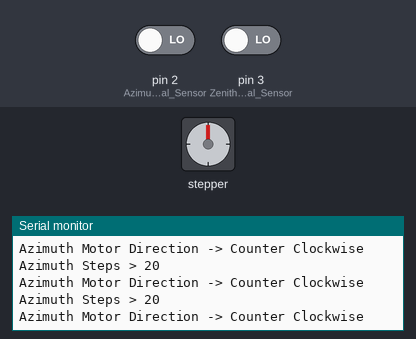
Bench run of a sketch on a simulated Arduino Uno, built with avr-gcc and run on an emulated ATmega328P. Shown: stepper motor, the last lines printed to the serial monitor. Wiring (inferred from the names in the program): stepper motor (2048 steps per turn assumed): coils pin 4, pin 5, pin 6, pin 7. The inputs (shaded band) are chosen by the test bench; at power-on: pin 2 (Azimuth_Optical_Sensor) LOW, pin 3 (Zenith_Optical_Sensor) LOW.

Above: at 1.3 s.
1.4 s: pin 2 (Azimuth_Optical_Sensor) driven HIGH
At 1.9 s:
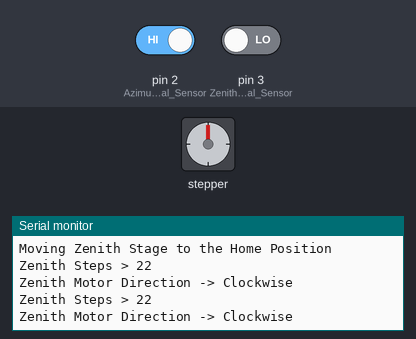
3.0 s: pin 3 (Zenith_Optical_Sensor) driven HIGH
4.6 s: pin 3 (Zenith_Optical_Sensor) driven LOW
At 4.86 s:
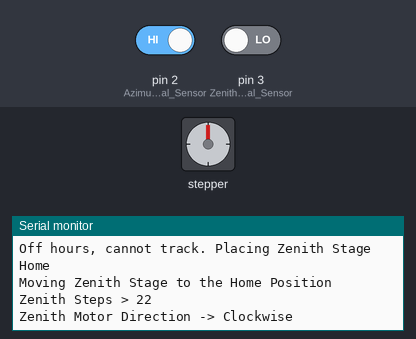
Timing chart, 0 to 7.6 s (numbered marks = the images above; inputs shaded):
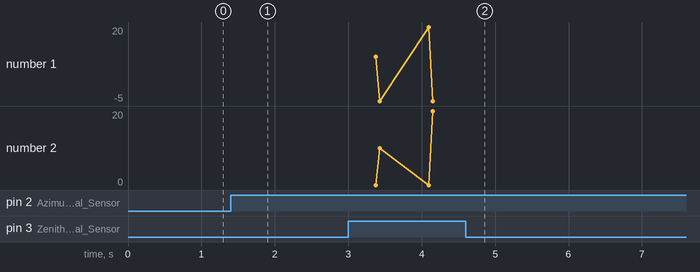

Measured:
- after the input at 1.4 s, the serial monitor: prints a new line after 0.11 s (image 1)

The sketch:

Solar_Tracker.ino
```cpp
/*
  Course: MECH ENG 4B03 - Fall 2017
  Instructor: Dr. Khalil
  Team #: 7
  Group Members: David Cleave, Efe Ijevu, Jordan Hebbert, Jared Rayner, Janak Patel, Nisarg Patel
  Project Description: Heliostat Solar Tracker
  McMaster University
*/


#include <Wire.h>
#define Azimuth_Motor_Direction 7 // LOW = CW , HIGH = CCW
#define Azimuth_Motor_Clock 6
#define Zenith_Motor_Direction 5 // LOW = CW, HIGH = CCW. Move zenith down -> CW, Move zenith up -> CCW
#define Zenith_Motor_Clock 4
#define Azimuth_Optical_Sensor 2 // HIGH = Triggered
#define Zenith_Optical_Sensor 3 // HIGH = Triggered
#define Stepper_Motor_Delay 5

#define pi 3.1415926535897932384
#define twoPI (2.0*pi)
#define rad (pi/180.0)
#define dEarthRadius 6371.01 // in km
#define dAstroUnit 149597890 // in km

#define NormalControlFrequency 10000
#define DebugControlFrequency 100
#define DebugMultiplier 10

//Use decimal format (Latitude = 43 + 26.0181/60 = 43.434; Longitude = -1 * (79 degrees + 92.0892/60) = -80.535;)
const double MCMASTERLATITUDE = 43.434;
const double MCMASTERLONGITUDE = -80.535;

int ControlFrequency = NormalControlFrequency;
int Mode = 0;
int AzimuthErrorFlag = 1; // 1 = Error, 0 = No Error
int ZenithErrorFlag = 1; // 1 = Error, 0 = No Error

struct cTime
{
  int iYear;
  int iMonth;
  int iDay;
  double dHours;
  double dMinutes;
  double dSeconds;
};

struct cLocation
{
  double dLongitude;
  double dLatitude;
};

struct cSunCoordinates
{
  double dZenithAngle;
  double dAzimuth;
};

// Initialize all the structs to be used later in the code
struct cTime utcTime;
struct cLocation utcLocation;
struct cSunCoordinates utcSunCoordinates;
struct cSunCoordinates utcCurrentPosition;

void setup()
{
  Serial.begin(9600); // initialize the serial port
  Wire.begin(); // Initialize the transmission process

  /* Print message on the serial monitor */
  Serial.println("SolarTracker v4.4");
  Serial.println("Serial Connection Initalized");
  Serial.println("");

  /* Initialize all Sensors and Actuators for the Azimuth Stage */

  // Initialize Azimuth Stage Motors as OUTPUT
  pinMode(Azimuth_Motor_Direction, OUTPUT);
  pinMode(Azimuth_Motor_Clock, OUTPUT);

  // Initialize Azimuth Stage Opto Sensor as INPUT
  pinMode(Azimuth_Optical_Sensor, INPUT);

  /* Initialize all Sensors and Actuators for the Zenith Stage */
  // Initialize Zenith Stage Motors as OUTPUT
  pinMode(Zenith_Motor_Direction, OUTPUT);
  pinMode(Zenith_Motor_Clock, OUTPUT);

  // Initialize Zenith Stage Opto Sensor as INPUT
  pinMode(Zenith_Optical_Sensor, INPUT);

  /* Home Azimuth and Zenith Stage */
  home_azimuth("CCW"); // Calls the homing function to home zenith
  //setTime();
  //move_azimuth("CCW",180);
  home_zenith("CW");
  //move_zenith("CCW",90);

  setDebugMode();


  utcLocation.dLatitude = MCMASTERLATITUDE;
  utcLocation.dLongitude = MCMASTERLONGITUDE;

  Serial.println("Location: McMaster University, Hamilton, ON");
  Serial.print("Latitude (Decimal Format): ");
  Serial.println(utcLocation.dLatitude);
  Serial.print("Longitude (Decimal Format): ");
  Serial.println(utcLocation.dLongitude);
  Serial.println("");
}

void loop()
{
  while(AzimuthErrorFlag && ZenithErrorFlag) // Error Homing Stages then get stuck in this loop and do not go further
  {
    Serial.println("Error in homing one of the stages");
  }
  getCurrentTime();
  Serial.print("Current Azimuth = ");
  Serial.println(utcCurrentPosition.dAzimuth);
  Serial.print("Current Zenith = ");
  Serial.println(utcCurrentPosition.dZenithAngle);
  beginTracking();
  //delay(ControlFrequency);
}

void home_azimuth(String motor_direction) // This function will place the Azimuth stage to the home position
{
  Serial.println("Moving Azimuth Stage to the Home Position");
  for (int i = 0; i <= 360; i++)
  {
    //Serial.print("i > ");
    //Serial.print(i);
    //Serial.println("");
    if (digitalRead(Azimuth_Optical_Sensor) == HIGH) // Sensor Triggered
    {
      Serial.println("Azimuth Stage = Home Position");
      utcCurrentPosition.dAzimuth = 90.0;
      AzimuthErrorFlag = 0;
      return;
    }
    else
    {
      if (motor_direction == "CCW")
      {
        move_azimuth("CCW", 1); // Move the Azimuth Stage with a precision of 1 degree
      }
      else
      {
        move_azimuth("CW", 1); // Move the Azimuth Stage with a precision of 1 degree
      }
    }
  }
  Serial.println("ERROR: Aziumth Stage moved from 0 - 270 degrees CCW, Home Position not reached. Try cleaning the optical sensor or perhaps go in CCW position.");
}

void home_zenith(String motor_direction)
{
  Serial.println("Moving Zenith Stage to the Home Position");
  for (int i = 0; i <= 90; i++)
  {
    //Serial.print("i > ");
    //Serial.print(i);
    //Serial.println("");
    if (digitalRead(Zenith_Optical_Sensor) == HIGH) // Sensor Triggered
    {
      Serial.println("Zenith Stage = Home Position");
      utcCurrentPosition.dZenithAngle = 90.0;
      ZenithErrorFlag = 0;
      return;
    }
    else
    {
      if (motor_direction == "CCW")
      {
        move_zenith("CCW", 1); // Move the Zenith Stage with a precision of 1 degree
      }
      else
      {
        move_zenith("CW", 1); // Move the Zenith Stage with a precision of 1 degree
      }
    }
  }
  Serial.println("ERROR: Zenith Stage moved from 0 - 90 degrees CW, Home Position not reached. Try cleaning the optical sensor or perhaps go in CCW position.");
}

void move_azimuth(String motor_direction, double azimuth_move_degrees) // This function will send a signal to the stepper motor to move the azimuth stage
{
  /* Convert degrees to the # of steps */
  int azimuth_steps = (azimuth_move_degrees / 0.05);
  Serial.print("Azimuth Steps > ");
  Serial.print(azimuth_steps);
  Serial.println("");

  /* Set Direction PIN on Azimuth Stage */
  if (motor_direction == "CW")
  {
    digitalWrite(Azimuth_Motor_Direction, LOW); // LOW = Clock Wise direction
    Serial.println("Azimuth Motor Direction -> Clockwise");
  }
  else if (motor_direction == "CCW")
  {
    digitalWrite(Azimuth_Motor_Direction, HIGH); // HIGH = Counter Clock Wise direction
    Serial.println("Azimuth Motor Direction -> Counter Clockwise");
  }
  else
  {
    Serial.println("ERROR: motor direction not specified properly...setting Azimuth to CW");
    motor_direction = "CW";
    digitalWrite(Azimuth_Motor_Direction, LOW); // LOW = Clock Wise direction
  }

  /* Send Clock Signals to the Stepper Motor to move in the direction specified */
  for (int i = 0; i < azimuth_steps; i++)
  {
    digitalWrite(Azimuth_Motor_Clock, HIGH);
    delay(Stepper_Motor_Delay);
    digitalWrite(Azimuth_Motor_Clock, LOW);
    delay(Stepper_Motor_Delay);

    // Update current position
    if (motor_direction == "CW") // Subtraction from current pos if direction is CW
    {
      utcCurrentPosition.dAzimuth = utcCurrentPosition.dAzimuth + 0.05; // Current Position is in degrees
    }
    else if (motor_direction == "CCW") // Addition from current pos if direction is CCW
    {
      utcCurrentPosition.dAzimuth = utcCurrentPosition.dAzimuth - 0.05; // Current Position is in degrees
    }
  }
}

void move_zenith(String motor_direction, double zenith_move_degrees) // This function will send a signal to the stepper motor to move the zenith stage
{
  /* Convert degrees to the # of steps */
  int zenith_steps = (zenith_move_degrees / 0.045);
  Serial.print("Zenith Steps > ");
  Serial.print(zenith_steps);
  Serial.println("");

  /* Set Direction PIN on Zenith Stage */
  if (motor_direction == "CW")
  {
    digitalWrite(Zenith_Motor_Direction, LOW); // LOW = Clock Wise direction
    Serial.println("Zenith Motor Direction -> Clockwise");
  }
  else if (motor_direction == "CCW")
  {
    digitalWrite(Zenith_Motor_Direction, HIGH); // HIGH = Counter Clock Wise direction
    Serial.println("Zenith Motor Direction -> Counter Clockwise");
  }
  else
  {
    Serial.println("ERROR: motor direction not specified properly...setting Zenith to CW");
    motor_direction = "CW";
    digitalWrite(Zenith_Motor_Direction, LOW); // LOW = Clock Wise direction
  }

  /* Send Clock Signals to the Stepper Motor to move in the direction specified */
  for (int i = 0; i < zenith_steps; i++)
  {
    digitalWrite(Zenith_Motor_Clock, HIGH);
    delay(Stepper_Motor_Delay);
    digitalWrite(Zenith_Motor_Clock, LOW);
    delay(Stepper_Motor_Delay);

    // Update current position
    if (motor_direction == "CW") // Subtraction from current pos if direction is CW
    {
      utcCurrentPosition.dZenithAngle = utcCurrentPosition.dZenithAngle + 0.045; // Current Position is in degrees
    }
    else if (motor_direction == "CCW") // Addition from current pos if direction is CCW
    {
      utcCurrentPosition.dZenithAngle = utcCurrentPosition.dZenithAngle - 0.045; // Current Position is in degrees
    }
  }
}

/* This function will set the time specified below in UTC to the Real Time Clock */
void setTime()
{
  Serial.println("Set time ");
  Wire.beginTransmission(0x68);
  Wire.write(0); // point to address of the timekeeping registers
  Wire.write(0x00); // set seconds
  Wire.write(0x00); // set minutes
  Wire.write(0x80 | 0x10); // set hours 24 mode
  Wire.write(0x05); // day of week
  Wire.write(0x30); // date
  Wire.write(0x11); // month
  Wire.write(0x17); // year 00-00
  Wire.write(0x10); // provide 1 Hz square wave on pin 7
  Wire.endTransmission();
}

byte convertHEX(byte value)
{
//This works for decimal 0-99
  return ((value / 16 * 10) + (value % 16));
} // end convertHEX

void getCurrentTime()
{
  if (Mode)
  {
    Serial.println("Debug Mode");
    utcTime.dMinutes += DebugMultiplier;
    if (utcTime.dMinutes > 59)
    {
      utcTime.dMinutes -= 60;
      utcTime.dHours++;
    }
    if (utcTime.dHours > 23)
    {
      utcTime.dHours -= 24;
      utcTime.iDay++;
    }
  }
  else
  {
    Serial.println("Normal Mode");
    Wire.beginTransmission(0x68);
    Wire.write(0); // point to address of the timekeeping registers
    Wire.endTransmission();
    Wire.requestFrom(0x68, 7); // request 7 bytes from DS1307
    utcTime.dSeconds = convertHEX(Wire.read());
    utcTime.dMinutes = convertHEX(Wire.read());
    utcTime.dHours = convertHEX(Wire.read());
    Wire.read(); // disregard the day of the week
    utcTime.iDay = convertHEX(Wire.read());
    utcTime.iMonth = convertHEX(Wire.read());
    utcTime.iYear = 2000 + convertHEX(Wire.read());
  }
  Serial.println("-----------------------------------------------------");
  Serial.println("Universal Coordinate Time");
  Serial.print(" Time (Hh:Mm:Ss): ");
  if ((int)utcTime.dHours < 10) Serial.print("0");
  Serial.print((int)utcTime.dHours, DEC);
  Serial.print(":");
  if ((int)utcTime.dMinutes < 10) Serial.print("0");
  Serial.print((int)utcTime.dMinutes, DEC);
  Serial.print(":");
  if (utcTime.dSeconds < 10) Serial.print("0");
  Serial.println((int)utcTime.dSeconds, DEC);

  Serial.println("Eastern Standard Time");
  Serial.print(" Time (Hh:Mm:Ss): ");
  if ((int)utcTime.dHours < 10) Serial.print("0");
  Serial.print((int)(utcTime.dHours-5), DEC);
  Serial.print(":");
  if ((int)utcTime.dMinutes < 10) Serial.print("0");
  Serial.print((int)utcTime.dMinutes, DEC);
  Serial.print(":");
  if (utcTime.dSeconds < 10) Serial.print("0");
  Serial.println((int)utcTime.dSeconds, DEC);

  Serial.print(" Date (Dd/Mm/YYYY) ");
  if (utcTime.iDay < 10) Serial.print("0");
  Serial.print(utcTime.iDay, DEC);
  Serial.print("/");
  if (utcTime.iMonth < 10) Serial.print("0");
  Serial.print(utcTime.iMonth, DEC);
  Serial.print("/");
  if (utcTime.iYear < 10) Serial.print("0");
  Serial.println(utcTime.iYear, DEC);
  Serial.println("");
} // end getCurrentTime()

void GetSunPos(struct cTime utcTime, struct cLocation utcLocation, struct cSunCoordinates *utcSunCoordinates)
{
  // Main variables
  double dElapsedJulianDays;
  double dDecimalHours;
  double dEclipticLongitude;
  double dEclipticObliquity;
  double dRightAscension;
  double dDeclination;
  double dY;
  double dX;

  // Calculate difference in days between the current Julian Day
  // and JD 2451545.0, which is noon 1 January 2000 Universal Time
  {
    double dJulianDate;
    long int liAux1;
    long int liAux2;
    // Calculate time of the day in UT decimal hours
    dDecimalHours = utcTime.dHours + (utcTime.dMinutes
                                      + utcTime.dSeconds / 60.0 ) / 60.0;
    // Calculate current Julian Day
    liAux1 = (utcTime.iMonth - 14) / 12;
    liAux2 = (1461 * (utcTime.iYear + 4800 + liAux1)) / 4 + (367 * (utcTime.iMonth - 2 - 12 * liAux1)) / 12 - (3 * ((utcTime.iYear + 4900 + liAux1) / 100)) / 4 + utcTime.iDay - 32075;
    dJulianDate = (double)(liAux2) - 0.5 + dDecimalHours / 24.0;
    // Calculate difference between current Julian Day and JD 2451545.0
    dElapsedJulianDays = dJulianDate - 2451545.0;
  }

  // Calculate ecliptic coordinates (ecliptic longitude and obliquity of the
  // ecliptic in radians but without limiting the angle to be less than 2*Pi
  // (i.e., the result may be greater than 2*Pi)
  {
    double dMeanLongitude;
    double dMeanAnomaly;
    double dOmega;
    dOmega = 2.1429 - 0.0010394594 * dElapsedJulianDays;
    dMeanLongitude = 4.8950630 + 0.017202791698 * dElapsedJulianDays; // Radians
    dMeanAnomaly = 6.2400600 + 0.0172019699 * dElapsedJulianDays;
    dEclipticLongitude = dMeanLongitude + 0.03341607 * sin( dMeanAnomaly )
                         + 0.00034894 * sin( 2 * dMeanAnomaly ) - 0.0001134
                         - 0.0000203 * sin(dOmega);
    dEclipticObliquity = 0.4090928 - 6.2140e-9 * dElapsedJulianDays
                         + 0.0000396 * cos(dOmega);
  }

  // Calculate celestial coordinates ( right ascension and declination ) in radians
  // but without limiting the angle to be less than 2*Pi (i.e., the result may be
  // greater than 2*Pi)
  {
    double dSin_EclipticLongitude;
    dSin_EclipticLongitude = sin( dEclipticLongitude );
    dY = cos( dEclipticObliquity ) * dSin_EclipticLongitude;
    dX = cos( dEclipticLongitude );
    dRightAscension = atan2( dY, dX );
    if ( dRightAscension < 0.0 ) dRightAscension = dRightAscension + twoPI;
    dDeclination = asin( sin( dEclipticObliquity ) * dSin_EclipticLongitude );
  }

  // Calculate local coordinates ( azimuth and zenith angle ) in degrees
  {
    double dGreenwichMeanSiderealTime;
    double dLocalMeanSiderealTime;
    double dHourAngle;
    double dCos_Latitude;
    double dSin_Latitude;
    double dCos_HourAngle;
    double dLatitudeInRadians;
    double dParallax;
    dGreenwichMeanSiderealTime = 6.6974243242 +
                                 0.0657098283 * dElapsedJulianDays
                                 + dDecimalHours;
    dLocalMeanSiderealTime = (dGreenwichMeanSiderealTime * 15
                              + utcLocation.dLongitude) * rad;
    dHourAngle = dLocalMeanSiderealTime - dRightAscension;
    dLatitudeInRadians = utcLocation.dLatitude * rad;
    dCos_Latitude = cos( dLatitudeInRadians );
    dSin_Latitude = sin( dLatitudeInRadians );
    dCos_HourAngle = cos( dHourAngle );
    utcSunCoordinates->dZenithAngle = (acos( dCos_Latitude * dCos_HourAngle
                                       * cos(dDeclination) + sin( dDeclination ) * dSin_Latitude));
    dY = -sin( dHourAngle );
    dX = tan( dDeclination ) * dCos_Latitude - dSin_Latitude * dCos_HourAngle;
    utcSunCoordinates->dAzimuth = atan2( dY, dX );
    if ( utcSunCoordinates->dAzimuth < 0.0 )
      utcSunCoordinates->dAzimuth = utcSunCoordinates->dAzimuth + twoPI;
    utcSunCoordinates->dAzimuth = utcSunCoordinates->dAzimuth / rad;
    // Parallax Correction
    dParallax = (dEarthRadius / dAstroUnit)
                * sin(utcSunCoordinates->dZenithAngle);
    utcSunCoordinates->dZenithAngle = (utcSunCoordinates->dZenithAngle
                                       + dParallax) / rad;
  }
} // end GetSunPos()

void beginTracking()
{
  Serial.println("Solar Tracking Initalized.");
  Serial.println("-----------------------------------------------------");
  GetSunPos(utcTime, utcLocation, &utcSunCoordinates); // get the current solar vector
  Serial.print("Target Azimuth = ");
  Serial.println(utcSunCoordinates.dAzimuth);
  Serial.print("Target Zenith = ");
  Serial.println(utcSunCoordinates.dZenithAngle);

  double diffAzimuth = (utcSunCoordinates.dAzimuth - utcCurrentPosition.dAzimuth); // Difference between the target and current position
  Serial.print("Azimuth Difference = ");
  Serial.println(diffAzimuth);

  double diffZenith = (utcSunCoordinates.dZenithAngle - utcCurrentPosition.dZenithAngle); // Difference between the target and current position
  Serial.print("Zenith Difference = ");
  Serial.println(diffZenith);

  /* Perform Zenith Tracking */
  if (utcSunCoordinates.dZenithAngle >= 0 && utcSunCoordinates.dZenithAngle <= 90.0) // Tracking hours and within the limit
  {
      if (diffZenith < 0) // Move Counter Clockwise
      {
        move_zenith("CCW", abs(diffZenith));
      }
      else if (diffZenith > 0) // Move Clockwise
      {
        move_zenith("CW", diffZenith);
      }

    /* Perform Azimuth Tracking */
    if (utcSunCoordinates.dAzimuth >= 0 && utcSunCoordinates.dAzimuth <= 270.0) // Tracking hours and within the limit
    {
      if (diffAzimuth < 0) // Move Counter Clockwise
      {
        move_azimuth("CCW", abs(diffAzimuth));
      }
      else if (diffAzimuth > 0) // Move Clockwise
      {
        move_azimuth("CW", diffAzimuth);
      }
    }
  }
  else // Off hours, place azimuth stage home
  {
    Serial.println("Off hours, cannot track. Placing Azimuth Stage Home");
    home_azimuth("CCW");
    Serial.println("Off hours, cannot track. Placing Zenith Stage Home");
    home_zenith("CW");
  }
}

void setDebugMode()
{
  Mode = 1;
  ControlFrequency = DebugControlFrequency;
  utcTime.dMinutes = 0x00;
  utcTime.dHours = 0x00;
  utcTime.dSeconds = 0x00;
  utcTime.iDay = 0x1E;
  utcTime.iMonth = 0x0B;
  utcTime.iYear = 0x11;
}
```
